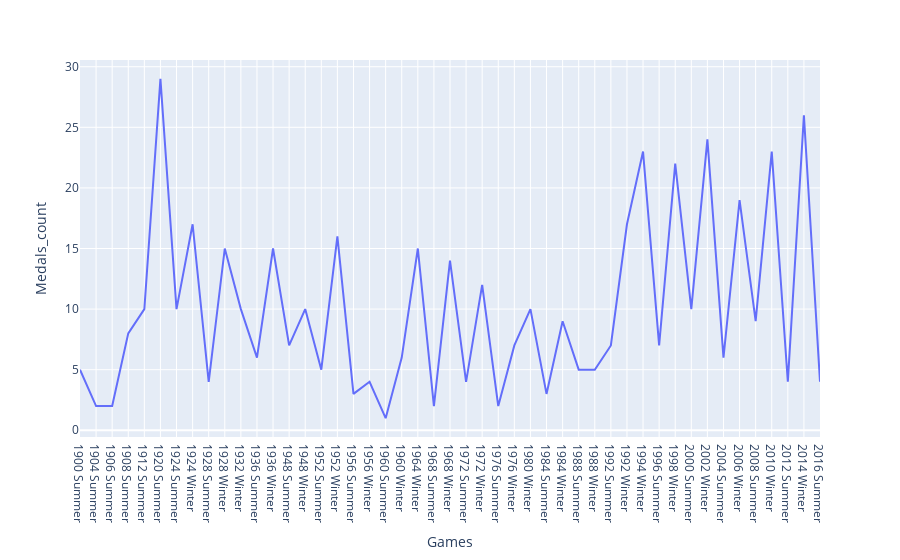

Notebook cell for this chart:
### Code cell
games_results_adjusted = Norway_sort.groupby("Games")["Medal"].count().reset_index(name="Medals_count").sort_values("Games")
fig = px.line(games_results_adjusted, x="Games", y="Medals_count")
fig.show()

### Figure 1 — Plotly figure (JSON) as saved in the notebook; plotly's stock layout.template omitted (floating-point values rounded to 4 significant figures)
{"data": [{"hovertemplate": "Games=%{x}<br>Medals_count=%{y}<extra></extra>", "legendgroup": "", "line": {"color": "#636efa", "dash": "solid"}, "marker": {"symbol": "circle"}, "mode": "lines", "name": "", "orientation": "v", "showlegend": false, "type": "scatter", "x": ["1900 Summer", "1904 Summer", "1906 Summer", "1908 Summer", "1912 Summer", "1920 Summer", "1924 Summer", "1924 Winter", "1928 Summer", "1928 Winter", "1932 Winter", "1936 Summer", "1936 Winter", "1948 Summer", "1948 Winter", "1952 Summer", "1952 Winter", "1956 Summer", "1956 Winter", "1960 Summer", "1960 Winter", "1964 Winter", "1968 Summer", "1968 Winter", "1972 Summer", "1972 Winter", "1976 Summer", "1976 Winter", "1980 Winter", "1984 Summer", "1984 Winter", "1988 Summer", "1988 Winter", "1992 Summer", "1992 Winter", "1994 Winter", "1996 Summer", "1998 Winter", "2000 Summer", "2002 Winter", "2004 Summer", "2006 Winter", "2008 Summer", "2010 Winter", "2012 Summer", "2014 Winter", "2016 Summer"], "xaxis": "x", "y": [5, 2, 2, 8, 10, 29, 10, 17, 4, 15, 10, 6, 15, 7, 10, 5, 16, 3, 4, 1, 6, 15, 2, 14, 4, 12, 2, 7, 10, 3, 9, 5, 5, 7, 17, 23, 7, 22, 10, 24, 6, 19, 9, 23, 4, 26, 4], "yaxis": "y"}], "layout": {"legend": {"tracegroupgap": 0}, "margin": {"t": 60}, "xaxis": {"anchor": "y", "domain": [0, 1], "title": {"text": "Games"}}, "yaxis": {"anchor": "x", "domain": [0, 1], "title": {"text": "Medals_count"}}}}
